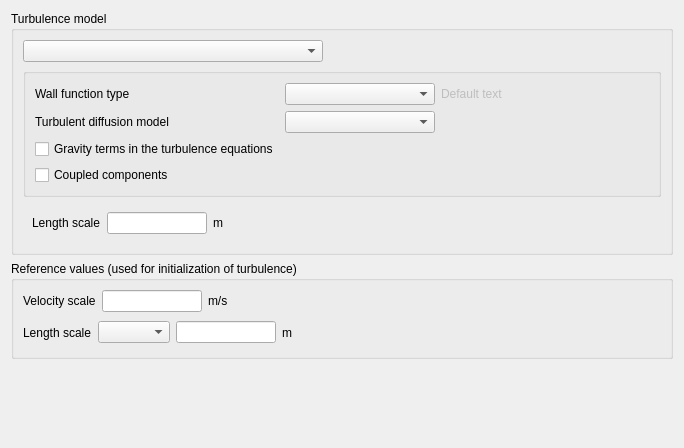
<?xml version="1.0" encoding="UTF-8"?>
<ui version="4.0">
 <class>TurbulenceForm</class>
 <widget class="QWidget" name="TurbulenceForm">
  <property name="enabled">
   <bool>true</bool>
  </property>
  <property name="geometry">
   <rect>
    <x>0</x>
    <y>0</y>
    <width>684</width>
    <height>448</height>
   </rect>
  </property>
  <property name="windowTitle">
   <string>Form</string>
  </property>
  <layout class="QGridLayout">
   <item row="3" column="0">
    <widget class="QGroupBox" name="groupBoxReferenceValues">
     <property name="title">
      <string>Reference values (used for initialization of turbulence)</string>
     </property>
     <layout class="QHBoxLayout" name="horizontalLayout">
      <item>
       <layout class="QVBoxLayout" name="verticalLayout">
        <item>
         <layout class="QHBoxLayout" name="_3">
          <property name="spacing">
           <number>6</number>
          </property>
          <property name="leftMargin">
           <number>0</number>
          </property>
          <property name="topMargin">
           <number>0</number>
          </property>
          <property name="rightMargin">
           <number>0</number>
          </property>
          <property name="bottomMargin">
           <number>0</number>
          </property>
          <item>
           <widget class="QLabel" name="labelV0">
            <property name="toolTip">
             <string>&lt;html&gt;&lt;head/&gt;&lt;body&gt;&lt;p&gt;&lt;span style=&quot; font-size:9pt;&quot;&gt;Define the reference velocity in m/s. &lt;/span&gt;&lt;span style=&quot; font-size:9pt; font-weight:600;&quot;&gt;uref&lt;/span&gt;&lt;span style=&quot; font-size:9pt;&quot;&gt; is the characteristic flow velocity which is used for turbulence initialization. Useful only with turbulence.&lt;/span&gt;&lt;/p&gt;&lt;p&gt;&lt;span style=&quot; font-size:9pt;&quot;&gt;(code_saturne key word: &lt;/span&gt;&lt;span style=&quot; font-size:9pt; font-weight:600;&quot;&gt;UREF&lt;/span&gt;&lt;span style=&quot; font-size:9pt;&quot;&gt;)&lt;/span&gt;&lt;/p&gt;&lt;/body&gt;&lt;/html&gt;</string>
            </property>
            <property name="text">
             <string>Velocity scale</string>
            </property>
           </widget>
          </item>
          <item>
           <widget class="QLineEdit" name="lineEditV0">
            <property name="maximumSize">
             <size>
              <width>100</width>
              <height>16777215</height>
             </size>
            </property>
            <property name="toolTip">
             <string>&lt;html&gt;&lt;head/&gt;&lt;body&gt;&lt;p&gt;&lt;span style=&quot; font-size:9pt;&quot;&gt;Define the reference velocity in m/s. &lt;/span&gt;&lt;span style=&quot; font-size:9pt; font-weight:600;&quot;&gt;uref&lt;/span&gt;&lt;span style=&quot; font-size:9pt;&quot;&gt; is the characteristic flow velocity which is used for turbulence initialization. Useful only with turbulence.&lt;/span&gt;&lt;/p&gt;&lt;p&gt;&lt;span style=&quot; font-size:9pt;&quot;&gt;(code_saturne key word: &lt;/span&gt;&lt;span style=&quot; font-size:9pt; font-weight:600;&quot;&gt;UREF&lt;/span&gt;&lt;span style=&quot; font-size:9pt;&quot;&gt;)&lt;/span&gt;&lt;/p&gt;&lt;/body&gt;&lt;/html&gt;</string>
            </property>
           </widget>
          </item>
          <item>
           <widget class="QLabel" name="labelUnitV0">
            <property name="toolTip">
             <string>&lt;html&gt;&lt;head/&gt;&lt;body&gt;&lt;p&gt;&lt;span style=&quot; font-size:9pt;&quot;&gt;Define the reference velocity in m/s. &lt;/span&gt;&lt;span style=&quot; font-size:9pt; font-weight:600;&quot;&gt;uref&lt;/span&gt;&lt;span style=&quot; font-size:9pt;&quot;&gt; is the characteristic flow velocity which is used for turbulence initialization. Useful only with turbulence.&lt;/span&gt;&lt;/p&gt;&lt;p&gt;&lt;span style=&quot; font-size:9pt;&quot;&gt;(code_saturne key word: &lt;/span&gt;&lt;span style=&quot; font-size:9pt; font-weight:600;&quot;&gt;UREF&lt;/span&gt;&lt;span style=&quot; font-size:9pt;&quot;&gt;)&lt;/span&gt;&lt;/p&gt;&lt;/body&gt;&lt;/html&gt;</string>
            </property>
            <property name="text">
             <string>m/s</string>
            </property>
           </widget>
          </item>
          <item>
           <spacer>
            <property name="orientation">
             <enum>Qt::Horizontal</enum>
            </property>
            <property name="sizeHint" stdset="0">
             <size>
              <width>16</width>
              <height>16</height>
             </size>
            </property>
           </spacer>
          </item>
         </layout>
        </item>
        <item>
         <layout class="QHBoxLayout" name="_5">
          <property name="spacing">
           <number>6</number>
          </property>
          <property name="leftMargin">
           <number>0</number>
          </property>
          <property name="topMargin">
           <number>0</number>
          </property>
          <property name="rightMargin">
           <number>0</number>
          </property>
          <property name="bottomMargin">
           <number>0</number>
          </property>
          <item>
           <widget class="QLabel" name="labelL0">
            <property name="toolTip">
             <string>&lt;html&gt;&lt;head/&gt;&lt;body&gt;&lt;p&gt;&lt;span style=&quot; font-size:9pt;&quot;&gt;Define the reference length &lt;/span&gt;&lt;span style=&quot; font-size:9pt; font-weight:600;&quot;&gt;almax&lt;/span&gt;&lt;span style=&quot; font-size:9pt;&quot;&gt; in meters. &lt;/span&gt;&lt;span style=&quot; font-size:9pt; font-weight:600;&quot;&gt;almax&lt;/span&gt;&lt;span style=&quot; font-size:9pt;&quot;&gt; is a characteristic macroscopic length of the domain, used for the initialisation of the turbulence and the optionnal clipping (with &lt;/span&gt;&lt;span style=&quot; font-size:9pt; font-weight:600;&quot;&gt;iclkep&lt;/span&gt;&lt;span style=&quot; font-size:9pt;&quot;&gt; = 1). If the automatic option is chosen, the cubic root of the domain is taken. Useful only with turbulence.&lt;/span&gt;&lt;/p&gt;&lt;p&gt;&lt;span style=&quot; font-size:9pt;&quot;&gt;(code_saturne key word: &lt;/span&gt;&lt;span style=&quot; font-size:9pt; font-weight:600;&quot;&gt;ALMAX&lt;/span&gt;&lt;span style=&quot; font-size:9pt;&quot;&gt;)&lt;/span&gt;&lt;/p&gt;&lt;/body&gt;&lt;/html&gt;</string>
            </property>
            <property name="text">
             <string>Length scale</string>
            </property>
           </widget>
          </item>
          <item>
           <widget class="QComboBox" name="comboBoxLength">
            <property name="toolTip">
             <string>&lt;html&gt;&lt;head/&gt;&lt;body&gt;&lt;p&gt;&lt;span style=&quot; font-size:9pt;&quot;&gt;Define the reference length &lt;/span&gt;&lt;span style=&quot; font-size:9pt; font-weight:600;&quot;&gt;almax&lt;/span&gt;&lt;span style=&quot; font-size:9pt;&quot;&gt; in meters. &lt;/span&gt;&lt;span style=&quot; font-size:9pt; font-weight:600;&quot;&gt;almax&lt;/span&gt;&lt;span style=&quot; font-size:9pt;&quot;&gt; is a characteristic macroscopic length of the domain, used for the initialisation of the turbulence and the optionnal clipping (with &lt;/span&gt;&lt;span style=&quot; font-size:9pt; font-weight:600;&quot;&gt;iclkep&lt;/span&gt;&lt;span style=&quot; font-size:9pt;&quot;&gt; = 1). If the automatic option is chosen, the cubic root of the domain is taken. Useful only with turbulence.&lt;/span&gt;&lt;/p&gt;&lt;p&gt;&lt;span style=&quot; font-size:9pt;&quot;&gt;(code_saturne key word: &lt;/span&gt;&lt;span style=&quot; font-size:9pt; font-weight:600;&quot;&gt;ALMAX&lt;/span&gt;&lt;span style=&quot; font-size:9pt;&quot;&gt;)&lt;/span&gt;&lt;/p&gt;&lt;/body&gt;&lt;/html&gt;</string>
            </property>
           </widget>
          </item>
          <item>
           <widget class="QLineEdit" name="lineEditL0">
            <property name="maximumSize">
             <size>
              <width>100</width>
              <height>16777215</height>
             </size>
            </property>
            <property name="toolTip">
             <string>&lt;html&gt;&lt;head/&gt;&lt;body&gt;&lt;p&gt;&lt;span style=&quot; font-size:9pt;&quot;&gt;Define the reference length &lt;/span&gt;&lt;span style=&quot; font-size:9pt; font-weight:600;&quot;&gt;almax&lt;/span&gt;&lt;span style=&quot; font-size:9pt;&quot;&gt; in meters. &lt;/span&gt;&lt;span style=&quot; font-size:9pt; font-weight:600;&quot;&gt;almax&lt;/span&gt;&lt;span style=&quot; font-size:9pt;&quot;&gt; is a characteristic macroscopic length of the domain, used for the initialisation of the turbulence and the optionnal clipping (with &lt;/span&gt;&lt;span style=&quot; font-size:9pt; font-weight:600;&quot;&gt;iclkep&lt;/span&gt;&lt;span style=&quot; font-size:9pt;&quot;&gt; = 1). If the automatic option is chosen, the cubic root of the domain is taken. Useful only with turbulence.&lt;/span&gt;&lt;/p&gt;&lt;p&gt;&lt;span style=&quot; font-size:9pt;&quot;&gt;(code_saturne key word: &lt;/span&gt;&lt;span style=&quot; font-size:9pt; font-weight:600;&quot;&gt;ALMAX&lt;/span&gt;&lt;span style=&quot; font-size:9pt;&quot;&gt;)&lt;/span&gt;&lt;/p&gt;&lt;/body&gt;&lt;/html&gt;</string>
            </property>
           </widget>
          </item>
          <item>
           <widget class="QLabel" name="labelUnitL0">
            <property name="toolTip">
             <string>&lt;html&gt;&lt;head/&gt;&lt;body&gt;&lt;p&gt;&lt;span style=&quot; font-size:9pt;&quot;&gt;Define the reference length &lt;/span&gt;&lt;span style=&quot; font-size:9pt; font-weight:600;&quot;&gt;almax&lt;/span&gt;&lt;span style=&quot; font-size:9pt;&quot;&gt; in meters. &lt;/span&gt;&lt;span style=&quot; font-size:9pt; font-weight:600;&quot;&gt;almax&lt;/span&gt;&lt;span style=&quot; font-size:9pt;&quot;&gt; is a characteristic macroscopic length of the domain, used for the initialisation of the turbulence and the optionnal clipping (with &lt;/span&gt;&lt;span style=&quot; font-size:9pt; font-weight:600;&quot;&gt;iclkep&lt;/span&gt;&lt;span style=&quot; font-size:9pt;&quot;&gt; = 1). If the automatic option is chosen, the cubic root of the domain is taken. Useful only with turbulence.&lt;/span&gt;&lt;/p&gt;&lt;p&gt;&lt;span style=&quot; font-size:9pt;&quot;&gt;(code_saturne key word: &lt;/span&gt;&lt;span style=&quot; font-size:9pt; font-weight:600;&quot;&gt;ALMAX&lt;/span&gt;&lt;span style=&quot; font-size:9pt;&quot;&gt;)&lt;/span&gt;&lt;/p&gt;&lt;/body&gt;&lt;/html&gt;</string>
            </property>
            <property name="text">
             <string>m</string>
            </property>
           </widget>
          </item>
          <item>
           <spacer>
            <property name="orientation">
             <enum>Qt::Horizontal</enum>
            </property>
            <property name="sizeHint" stdset="0">
             <size>
              <width>20</width>
              <height>29</height>
             </size>
            </property>
           </spacer>
          </item>
         </layout>
        </item>
       </layout>
      </item>
     </layout>
    </widget>
   </item>
   <item row="4" column="0">
    <spacer name="verticalSpacer">
     <property name="orientation">
      <enum>Qt::Vertical</enum>
     </property>
     <property name="sizeHint" stdset="0">
      <size>
       <width>20</width>
       <height>40</height>
      </size>
     </property>
    </spacer>
   </item>
   <item row="1" column="0">
    <widget class="QGroupBox" name="groupBoxModel">
     <property name="enabled">
      <bool>true</bool>
     </property>
     <property name="toolTip">
      <string>&lt;html&gt;&lt;head/&gt;&lt;body&gt;&lt;p&gt;&lt;br/&gt;&lt;/p&gt;&lt;/body&gt;&lt;/html&gt;</string>
     </property>
     <property name="title">
      <string>Turbulence model</string>
     </property>
     <layout class="QGridLayout">
      <item row="2" column="0">
       <layout class="QVBoxLayout">
        <item>
         <widget class="QFrame" name="frameLength">
          <property name="frameShape">
           <enum>QFrame::NoFrame</enum>
          </property>
          <property name="frameShadow">
           <enum>QFrame::Raised</enum>
          </property>
          <layout class="QGridLayout">
           <item row="0" column="0">
            <layout class="QHBoxLayout">
             <item>
              <widget class="QLabel" name="labelLength">
               <property name="toolTip">
                <string>&lt;html&gt;&lt;head/&gt;&lt;body&gt;&lt;p&gt;&lt;span style=&quot; font-size:9pt;&quot;&gt;For the mixing length model, define a length scale greater than 0.&lt;/span&gt;&lt;/p&gt;&lt;p&gt;&lt;span style=&quot; font-size:9pt;&quot;&gt;(code_saturne key word: &lt;/span&gt;&lt;span style=&quot; font-size:9pt; font-weight:600;&quot;&gt;XLOMLG&lt;/span&gt;&lt;span style=&quot; font-size:9pt;&quot;&gt;)&lt;/span&gt;&lt;/p&gt;&lt;/body&gt;&lt;/html&gt;</string>
               </property>
               <property name="statusTip">
                <string>The mixing length is a &gt; 0 real.</string>
               </property>
               <property name="text">
                <string>Length scale</string>
               </property>
              </widget>
             </item>
             <item>
              <widget class="QLineEdit" name="lineEditLength">
               <property name="maximumSize">
                <size>
                 <width>100</width>
                 <height>16777215</height>
                </size>
               </property>
               <property name="toolTip">
                <string>&lt;html&gt;&lt;head/&gt;&lt;body&gt;&lt;p&gt;&lt;span style=&quot; font-size:9pt;&quot;&gt;For the mixing length model, define a length scale greater than 0.&lt;/span&gt;&lt;/p&gt;&lt;p&gt;&lt;span style=&quot; font-size:9pt;&quot;&gt;(code_saturne key word: &lt;/span&gt;&lt;span style=&quot; font-size:9pt; font-weight:600;&quot;&gt;XLOMLG&lt;/span&gt;&lt;span style=&quot; font-size:9pt;&quot;&gt;)&lt;/span&gt;&lt;/p&gt;&lt;/body&gt;&lt;/html&gt;</string>
               </property>
               <property name="statusTip">
                <string>The mixing length is a &gt; 0 real.</string>
               </property>
              </widget>
             </item>
             <item>
              <widget class="QLabel" name="labelRefLengthUnit">
               <property name="text">
                <string>m</string>
               </property>
              </widget>
             </item>
             <item>
              <spacer>
               <property name="orientation">
                <enum>Qt::Horizontal</enum>
               </property>
               <property name="sizeHint" stdset="0">
                <size>
                 <width>16</width>
                 <height>16</height>
                </size>
               </property>
              </spacer>
             </item>
            </layout>
           </item>
          </layout>
         </widget>
        </item>
       </layout>
      </item>
      <item row="0" column="0">
       <layout class="QHBoxLayout">
        <item>
         <widget class="QComboBox" name="comboBoxTurbModel">
          <property name="minimumSize">
           <size>
            <width>300</width>
            <height>0</height>
           </size>
          </property>
          <property name="toolTip">
           <string>&lt;html&gt;&lt;head/&gt;&lt;body&gt;&lt;p&gt;&lt;span style=&quot; font-size:9pt;&quot;&gt;Select the turbulence model.&lt;/span&gt;&lt;/p&gt;&lt;p&gt;&lt;span style=&quot; font-size:9pt;&quot;&gt;(code_saturne keyword: &lt;/span&gt;&lt;span style=&quot; font-size:9pt; font-weight:600;&quot;&gt;ITURB&lt;/span&gt;&lt;span style=&quot; font-size:9pt;&quot;&gt;)&lt;/span&gt;&lt;/p&gt;&lt;/body&gt;&lt;/html&gt;</string>
          </property>
          <property name="statusTip">
           <string>For mixing length contact the development team.</string>
          </property>
         </widget>
        </item>
        <item>
         <spacer>
          <property name="orientation">
           <enum>Qt::Horizontal</enum>
          </property>
          <property name="sizeHint" stdset="0">
           <size>
            <width>16</width>
            <height>16</height>
           </size>
          </property>
         </spacer>
        </item>
       </layout>
      </item>
      <item row="1" column="0">
       <widget class="QGroupBox" name="groupBoxAdvanced">
        <property name="toolTip">
         <string>&lt;html&gt;&lt;head/&gt;&lt;body&gt;&lt;p&gt;Turbulence model options.&lt;/p&gt;&lt;/body&gt;&lt;/html&gt;</string>
        </property>
        <property name="title">
         <string/>
        </property>
        <property name="flat">
         <bool>false</bool>
        </property>
        <layout class="QGridLayout" name="gridLayout">
         <item row="0" column="1">
          <widget class="QComboBox" name="comboBoxWallFunctions">
           <property name="minimumSize">
            <size>
             <width>150</width>
             <height>0</height>
            </size>
           </property>
           <property name="toolTip">
            <string>&lt;html&gt;&lt;head/&gt;&lt;body&gt;&lt;p&gt;&lt;span style=&quot; font-size:9pt;&quot;&gt;Indicate the type of wall function that will be used to derive the wall boundary conditions for the dynamic equations.&lt;/span&gt;&lt;/p&gt;&lt;p&gt;&lt;span style=&quot; font-size:9pt;&quot;&gt;(code_saturne key word: &lt;/span&gt;&lt;span style=&quot; font-size:9pt; font-weight:600;&quot;&gt;IWALLF&lt;/span&gt;&lt;span style=&quot; font-size:9pt;&quot;&gt;)&lt;/span&gt;&lt;/p&gt;&lt;/body&gt;&lt;/html&gt;</string>
           </property>
          </widget>
         </item>
         <item row="1" column="0">
          <widget class="QLabel" name="labelTurbDiff">
           <property name="text">
            <string>Turbulent diffusion model</string>
           </property>
          </widget>
         </item>
         <item row="1" column="1">
          <widget class="QComboBox" name="comboBoxTurbDiff"/>
         </item>
         <item row="0" column="0">
          <widget class="QLabel" name="labelWallFunctions">
           <property name="toolTip">
            <string>&lt;html&gt;&lt;head/&gt;&lt;body&gt;&lt;p&gt;&lt;span style=&quot; font-size:9pt;&quot;&gt;Indicate the type of wall function that will be used to derive the wall boundary conditions for the dynamic equations.&lt;/span&gt;&lt;/p&gt;&lt;p&gt;&lt;span style=&quot; font-size:9pt;&quot;&gt;(code_saturne key word: &lt;/span&gt;&lt;span style=&quot; font-size:9pt; font-weight:600;&quot;&gt;IWALLF&lt;/span&gt;&lt;span style=&quot; font-size:9pt;&quot;&gt;)&lt;/span&gt;&lt;/p&gt;&lt;/body&gt;&lt;/html&gt;</string>
           </property>
           <property name="text">
            <string>Wall function type</string>
           </property>
          </widget>
         </item>
         <item row="3" column="0">
          <widget class="QCheckBox" name="checkBoxGravity">
           <property name="toolTip">
            <string>&lt;html&gt;&lt;head/&gt;&lt;body&gt;&lt;p&gt;Indicate if the buoyancy related terms are taken into account or not in the turbulence equations.&lt;/p&gt;&lt;p&gt;(code_saturne key word: &lt;span style=&quot; font-weight:600;&quot;&gt;has_buoyant_term&lt;/span&gt;)&lt;/p&gt;&lt;/body&gt;&lt;/html&gt;</string>
           </property>
           <property name="text">
            <string>Gravity terms in the turbulence equations</string>
           </property>
          </widget>
         </item>
         <item row="0" column="2">
          <widget class="QLabel" name="labelWallFunctionsDesc">
           <property name="enabled">
            <bool>false</bool>
           </property>
           <property name="sizePolicy">
            <sizepolicy hsizetype="Preferred" vsizetype="Preferred">
             <horstretch>0</horstretch>
             <verstretch>0</verstretch>
            </sizepolicy>
           </property>
           <property name="minimumSize">
            <size>
             <width>150</width>
             <height>0</height>
            </size>
           </property>
           <property name="font">
            <font>
             <weight>50</weight>
             <bold>false</bold>
            </font>
           </property>
           <property name="text">
            <string>Default text</string>
           </property>
          </widget>
         </item>
         <item row="0" column="3">
          <spacer name="horizontalSpacer">
           <property name="orientation">
            <enum>Qt::Horizontal</enum>
           </property>
           <property name="sizeHint" stdset="0">
            <size>
             <width>40</width>
             <height>20</height>
            </size>
           </property>
          </spacer>
         </item>
         <item row="4" column="0">
          <widget class="QCheckBox" name="checkBoxRijCoupled">
           <property name="toolTip">
            <string>&lt;html&gt;&lt;head/&gt;&lt;body&gt;&lt;p&gt;Use coupled &lt;span style=&quot; font-style:italic;&quot;&gt;R&lt;/span&gt;&lt;span style=&quot; font-style:italic; vertical-align:sub;&quot;&gt;ij&lt;/span&gt; components.&lt;/p&gt;&lt;/body&gt;&lt;/html&gt;</string>
           </property>
           <property name="text">
            <string>Coupled components</string>
           </property>
          </widget>
         </item>
        </layout>
       </widget>
      </item>
     </layout>
    </widget>
   </item>
  </layout>
 </widget>
 <resources>
  <include location="resources_pages.qrc"/>
 </resources>
 <connections/>
</ui>
